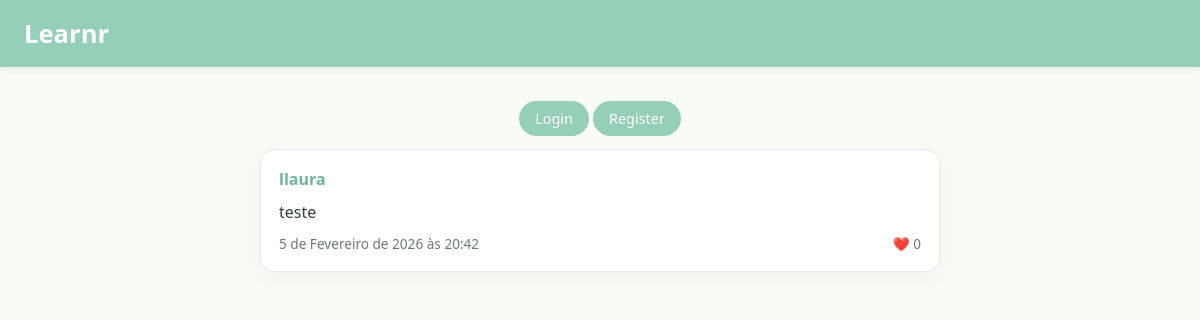
Before: / with the older database file.
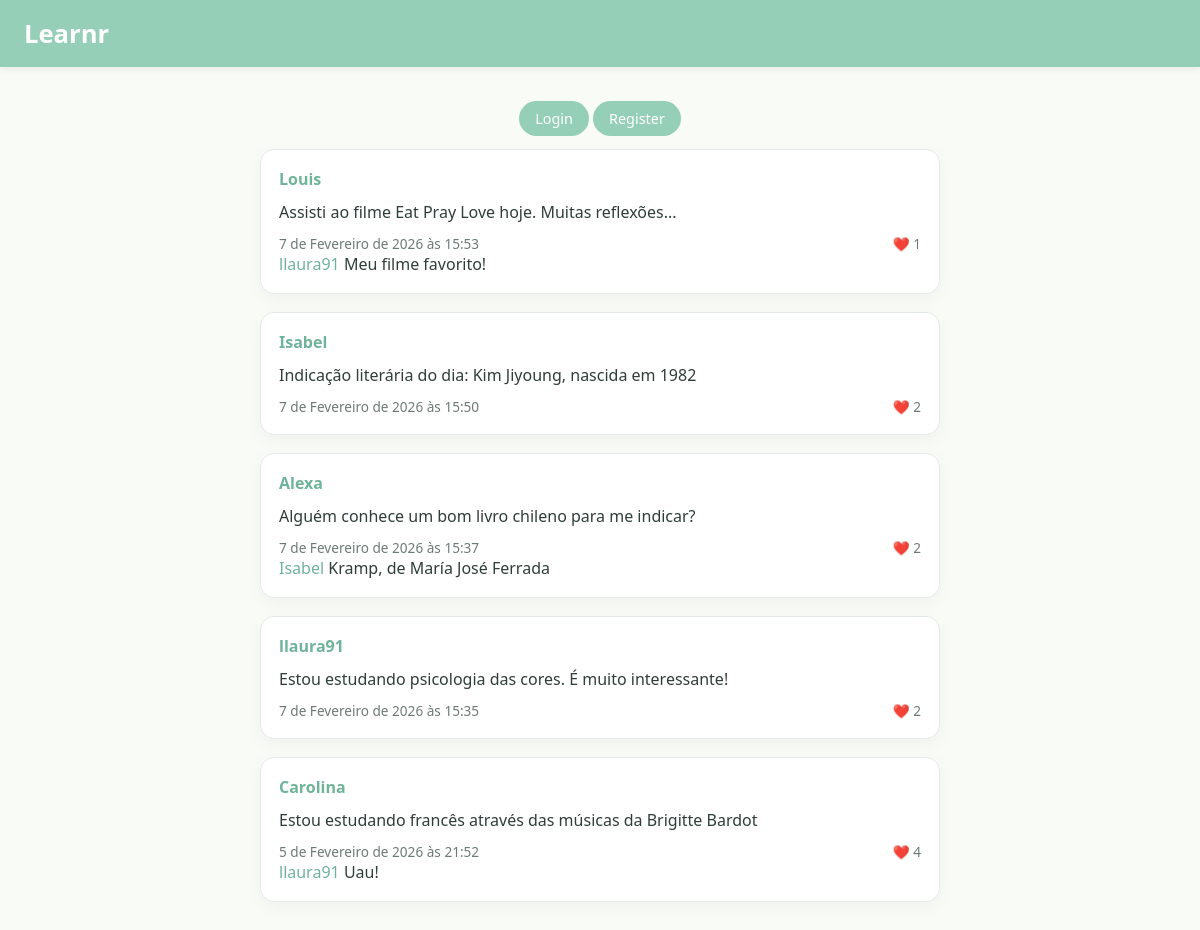
After: the same page with the newer database file.
### core/models.py (models this page shows, shortened)
class Post(models.Model):
    autor = models.ForeignKey(User, on_delete=models.CASCADE)
    texto = models.TextField()
    criado_em = models.DateTimeField(auto_now_add=True)
    curtidas = models.ManyToManyField(User, related_name="curtidas", blank=True)

class Comentario(models.Model):
    autor = models.ForeignKey(User, on_delete=models.CASCADE)
    post = models.ForeignKey(Post, on_delete=models.CASCADE, related_name="comentarios")
    texto = models.TextField()
    criado_em = models.DateTimeField(auto_now_add=True)

### core/views.py (the view)
# urls.py: path("", views.feed, name="feed"),
def feed(request):
    posts = Post.objects.all().order_by("-criado_em")
    return render(request, "feed.html", {"posts": posts})

### core/templates/feed.html (shortened to what this page needs)
<!DOCTYPE html>
<html>
<head>
    {% load static %}
    <link rel="stylesheet" href="{% static 'estilo.css' %}">
</head>
<body>
    <header>
        <h1>Learnr</h1>
    </header>
    <div class="container">
        <div class="user-bar">
            {% if user.is_authenticated %}
                <div class="user-info">
                    Login name <strong><a href="{% url 'profile' user.id %}">{{ user.username }}</a></strong>
                </div>
                <div>
                    <a class="button" href="/criar/">New</a>
                    <a class="button" href="/logout/">Logout</a>
                </div>
            {% else %}
                <div>
                    <a class="button" href="/login/">Login</a>
                    <a class="button" href="/cadastro/">Register</a>
                </div>
            {% endif %}
        </div>
        {% for post in posts %}
            <div class="post">
                <div class="post-header">
                    <a href="{% url 'profile' post.autor.id %}">{{ post.autor }}</a>
                </div>
                <div class="post-text">
                    {{ post.texto }}
                </div>
                <div class="post-footer">
                    <span>{{ post.criado_em }}</span>
                    {% if user.is_authenticated %}
                        <a class="button" href="{% url 'like_post' post.id %}">
                            ❤️ {{ post.curtidas.count }}
                        </a>
                    {% else %}
                        <span>❤️ {{ post.curtidas.count }}</span>
                    {% endif %}
                </div>
                <div class="comments-section">
                    {% for comentario in post.comentarios.all %}
                        <p>
                            <a href="{% url 'profile' comentario.autor.id %}"">{{ comentario.autor }}</a> {{ comentario.texto }}
                        </p>
                    {% endfor %}
                </div>
            </div>
        {% empty %}
            <p>No posts yet.</p>
        {% endfor %}
    </div>
</body>
</html>

### core/static/estilo.css (style rules this page uses)
:root { --verde-principal: #95CFB7; --verde-escuro: #6fb39a; --amarelo-suave: #FFF7BD; --fundo: #f9fbf7; --card: #ffffff; --texto-principal: #2f3e3a; --texto-secundario: #6c7a75; --borda: #e4ebe7; }
* { margin: 0; padding: 0; box-sizing: border-box; font-family: "Segoe UI", Roboto, sans-serif; }
body { background: var(--fundo); color: var(--texto-principal); }
header { background: var(--verde-principal); padding: 16px 24px; box-shadow: 0 2px 8px rgba(0,0,0,0.08); position: sticky; top: 0; z-index: 10; }
header h1 { color: white; font-size: 1.6rem; font-weight: 600; }
.container { max-width: 720px; margin: 40px auto; padding: 0 20px; justify-content: center; }
.user-bar { display: flex; justify-content: center; align-items: center; margin-bottom: 20px; }
.button { background: var(--verde-principal); color: white; padding: 8px 16px; border-radius: 999px; text-decoration: none; font-size: 0.9rem; font-weight: 500; border: none; cursor: pointer; transition: 0.2s ease; }
.post { background: var(--card); border-radius: 14px; padding: 18px; margin-bottom: 18px; border: 1px solid var(--borda); box-shadow: 0 6px 18px rgba(0,0,0,0.04); transition: transform 0.15s ease, box-shadow 0.15s ease; }
.post-header { font-weight: 600; color: var(--verde-escuro); margin-bottom: 6px; }
.post-header a { color: var(--verde-escuro); text-decoration: none; font-weight: 600; cursor: pointer; }
.post-text { font-size: 1rem; margin: 10px 0; line-height: 1.5; }
.post-footer { display: flex; justify-content: space-between; align-items: center; font-size: 0.85rem; color: var(--texto-secundario); margin-top: 10px; }
a { color: var(--verde-escuro); text-decoration: none; font-weight: 500; }

Changed rows visible on the page:
removed Post: autor "llaura", texto "teste", criado_em "5 de Fevereiro de 2026 às 20:42", curtidas.count "0"
added Post: autor "Louis", texto "Assisti ao filme Eat Pray Love hoje. Muitas reflexões...", criado_em "7 de Fevereiro de 2026 às 15:53", curtidas.count "1"
added Comentario: autor "llaura91", texto "Meu filme favorito!", shown under "Louis"
added Post: autor "Isabel", texto "Indicação literária do dia: Kim Jiyoung, nascida em 1982", criado_em "7 de Fevereiro de 2026 às 15:50", curtidas.count "2"
added Post: autor "Alexa", texto "Alguém conhece um bom livro chileno para me indicar?", criado_em "7 de Fevereiro de 2026 às 15:37", curtidas.count "2"
added Comentario: autor "Isabel", texto "Kramp, de María José Ferrada", shown under "Alexa"
added Post: autor "llaura91", texto "Estou estudando psicologia das cores. É muito interessante!", criado_em "7 de Fevereiro de 2026 às 15:35", curtidas.count "2"
added Post: autor "Carolina", texto "Estou estudando francês através das músicas da Brigitte Bardot", criado_em "5 de Fevereiro de 2026 às 21:52", curtidas.count "4"
added Comentario: autor "llaura91", texto "Uau!", shown under "Carolina"
